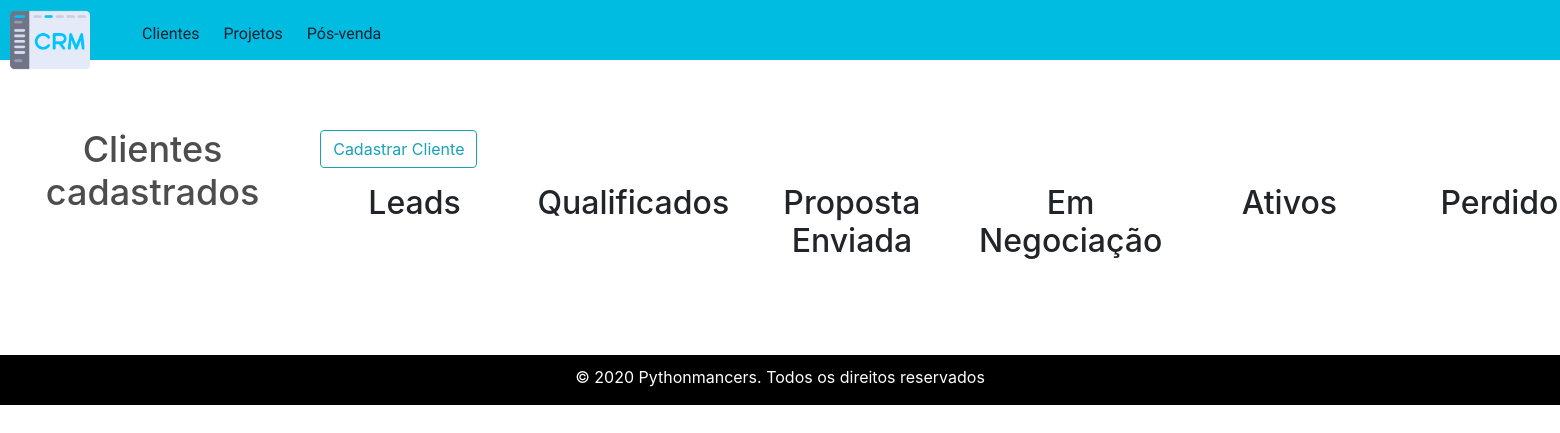
/clientes/, run on an earlier commit of the app's database.
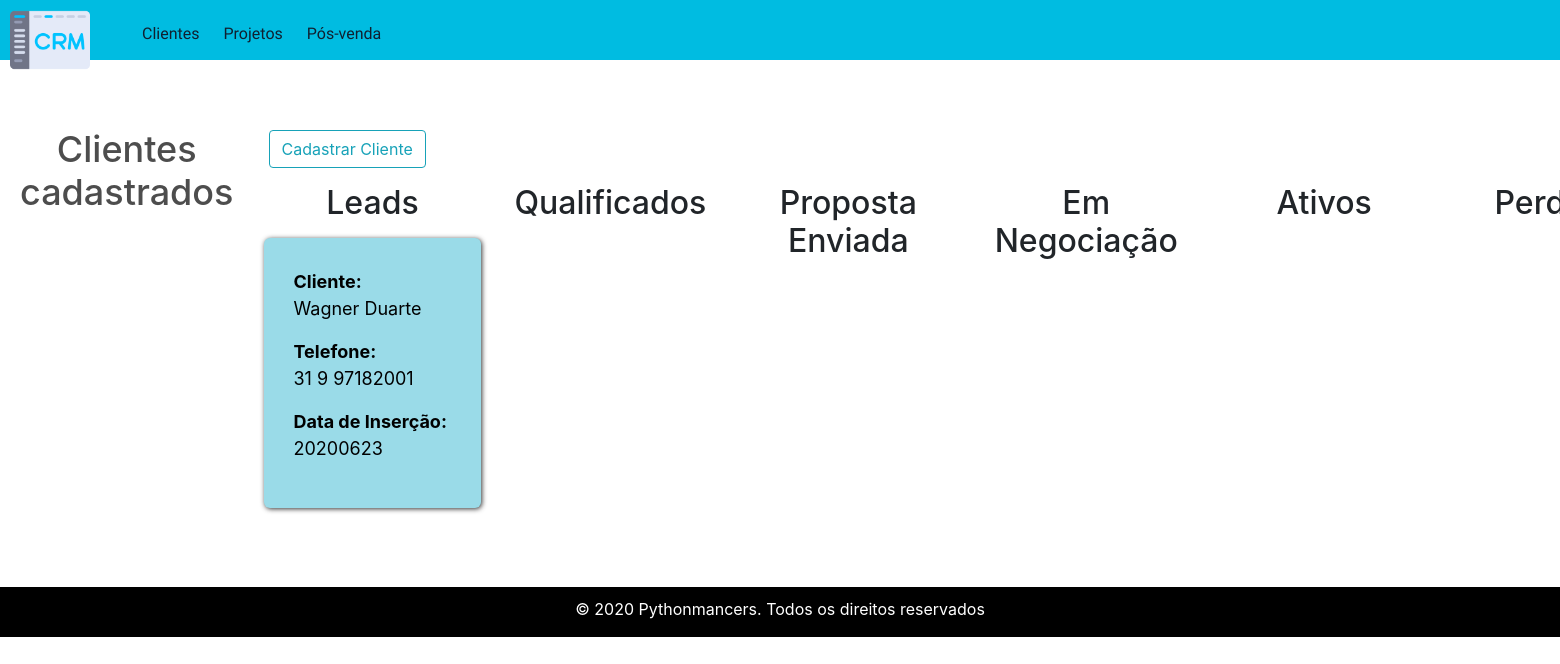
And on a later commit of the database.
### crm/clientes/models.py (models this page shows, shortened)
class Cliente(db.Model):
    __tablename__ = "cliente"
    id = db.Column(db.Integer, primary_key = True)
    nome = db.Column(db.String(30))
    historico_status = db.Column(db.String(100))
    observacoes = db.Column(db.String)
    email = db.Column(db.String)
    telefone = db.Column(db.Integer)
    endereco = db.Column(db.String)
    status = db.Column(db.String)
    datainsercao = db.Column(db.String)
    prospeccao = db.Column(db.String)

### crm/clientes/view.py (the view, shortened to what this page needs)
@cliente.route("/", methods=['GET', 'POST'])
def index():
    clientes = Cliente.query.all()
    return render_template('clientes.html', clientes=clientes)

### crm/clientes/templates/clientes.html (shortened to what this page needs)
{% extends 'base.html' %}
{% block links %}
<link rel="stylesheet" href="{{url_for('static', filename='css/clientes.css')}}">
{% endblock links %}
{% block content %}
<h1>Clientes cadastrados</h1>
        <div id="clientes">
            <div class="container">
                <button id="cadastro" class="btn btn-outline-info">Cadastrar Cliente</button>
                <div class="row">
                    <div class="col col-3 p-0">
                        <p><h2 class="text-center">Leads</h2></p>
                        <nav id="lead">
                            <ul>
                                {% for c in clientes %}
                                {% if c.status == 'Lead' %}
                                <a href="{{url_for('cliente.especifico',_id=c.id)}}">
                                    <li>
                                        <strong>Cliente:</strong>
                                        <p>{{c.nome}}</p>
                                        <strong>Telefone:</strong>
                                        <p>{{c.telefone}}</p>
                                        <strong>Data de Inserção:</strong>
                                        <p>{{c.datainsercao}}</p>
                                    </li>
                                </a>
                                {% endif %}
                                {% endfor %}
                            </ul>
                        </nav>
                    </div>
                    <div class="col col-3 p-0">
                        <p><h2 class=" text-center">Qualificados</h2></p>
                    </div>
                    <div class="col col-3 p-0">
                        <p><h2 class=" text-center">Proposta Enviada</h2></p>
                    </div>
                    <div class="col col-3 p-0">
                        <p><h2 class=" text-center">Em Negociação</h2></p>
                    </div>
                    <div class="col col-3 p-0">
                        <p><h2 class=" text-center">Ativos</h2></p>
                    </div>
                    <div class="col col-3 p-0">
                        <p><h2 class=" text-center">Perdidos</h2></p>
                </div>
            </div>
        </div>
{% endblock content%}

What changed in the data, as far as the page shows it:
added Cliente: nome "Wagner Duarte", telefone "31 9 97182001", datainsercao "20200623"
